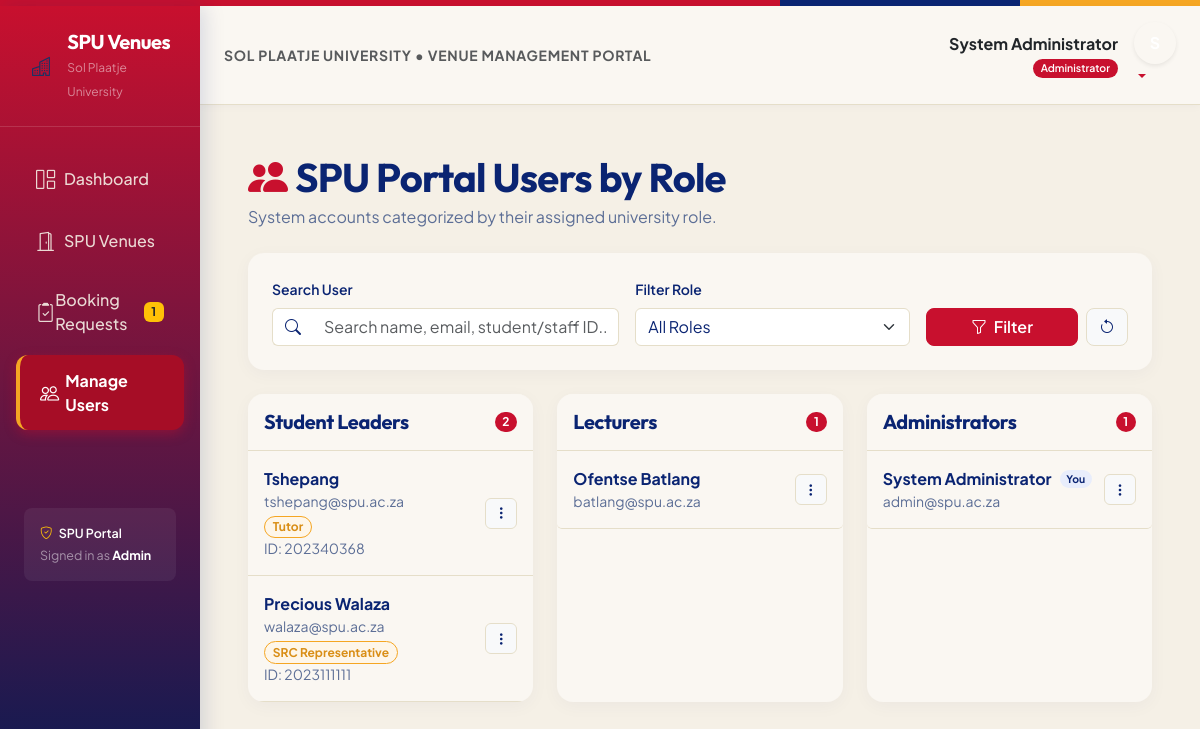
Screenshot of /dashboard/users/ (signed in) with the database file from the repository.
### users/models.py (models this page shows, shortened)
class User(AbstractBaseUser, PermissionsMixin):
    ROLE_CHOICES = (
        ('admin', 'Admin'),
        ('lecturer', 'Lecturer'),
        ('student_leader', 'Student Leader'),
    )
    LEADERSHIP_ROLE_CHOICES = (
        ('peer_mentor', 'Peer Mentor'),
        ('tutor', 'Tutor'),
        ('house_committee', 'House Committee'),
        ('sub_warden', 'Sub Warden'),
        ('wellness_warrior', 'Wellness Warrior'),
        ('society_leader', 'Society Leader'),
        ('src', 'SRC Representative'),
    )
    full_name = models.CharField(max_length=100)
    student_number = models.CharField(max_length=30, unique=True, null=True, blank=True)
    email = models.EmailField(unique=True, max_length=255)
    phone_number = models.CharField(max_length=30, blank=True)
    role = models.CharField(max_length=20, choices=ROLE_CHOICES, default='student_leader')
    leadership_role = models.CharField(max_length=30, choices=LEADERSHIP_ROLE_CHOICES, blank=True)
    reset_token = models.CharField(max_length=100, blank=True, null=True)
    created_at = models.DateTimeField(default=timezone.now)
    is_active = models.BooleanField(default=True)
    is_staff = models.BooleanField(default=False)
    objects = UserManager()
    USERNAME_FIELD = 'email'
    REQUIRED_FIELDS = ['full_name']
    class Meta:
        db_table = 'users'
        ordering = ['-created_at']

### dashboard_app/views.py (the view)
# urls.py: path('users/', views.dashboard_users, name='users'),
@login_required
def dashboard_users(request):
    if request.user.role != 'admin' and not request.user.is_superuser:
        return HttpResponseForbidden('Admin access required.')
    users = User.objects.all().order_by('-created_at')
    role_filter = request.GET.get('role', '')
    search = request.GET.get('search', '')
    if role_filter:
        users = users.filter(role=role_filter)
    if search:
        users = users.filter(
            Q(full_name__icontains=search) |
            Q(email__icontains=search) |
            Q(student_number__icontains=search)
        )
    context = {
        'users': users,
        'role_groups': (
            ('Student Leaders', users.filter(role='student_leader')),
            ('Lecturers', users.filter(role='lecturer')),
            ('Administrators', users.filter(role='admin')),
        ),
        'role_filter': role_filter,
        'search': search,
    }
    return render(request, 'dashboard/users.html', context)

### dashboard_app/context_processors.py (called while the page is built)
def booking_notifications(request):
    if request.user.is_authenticated and request.user.role == 'admin':
        return {'pending_booking_count': Booking.objects.filter(status='pending').count()}
    return {'pending_booking_count': 0}

### dashboard_app/templates/dashboard/users.html (shortened to what this page needs)
{% extends "base.html" %}
{% block content %}
<div class="d-flex justify-content-between align-items-center mb-4 flex-wrap gap-3">
    <div>
        <h1 class="fw-bold mb-1" style="color: var(--spu-navy);">
            <i class="bi bi-people-fill me-2" style="color: var(--spu-red);"></i>SPU Portal Users by Role
        </h1>
        <p class="text-muted mb-0" style="color: var(--spu-text-muted) !important;">System accounts categorized by their assigned university role.</p>
    </div>
</div>
<div class="card spu-card mb-4 border-0">
    <div class="card-body p-4">
        <form method="get" class="row g-3">
            <div class="col-md-5">
                <label class="form-label small fw-semibold" style="color: var(--spu-navy);">Search User</label>
                <div class="input-group">
                    <span class="input-group-text bg-white border-end-0" style="border-color: var(--spu-border); color: var(--spu-navy);"><i class="bi bi-search"></i></span>
                    <input class="form-control border-start-0" name="search" value="{{ search|default:'' }}" placeholder="Search name, email, student/staff ID...">
                </div>
            </div>
            <div class="col-md-4">
                <label class="form-label small fw-semibold" style="color: var(--spu-navy);">Filter Role</label>
                <select class="form-select" name="role" id="role-filter">
                    <option value="">All Roles</option>
                </select>
            </div>
            <div class="col-md-3 d-flex align-items-end gap-2">
                <button type="submit" class="btn btn-spu-primary rounded-3 w-100"><i class="bi bi-funnel me-1"></i> Filter</button>
                <a href="{% url 'dashboard:users' %}" class="btn btn-light border rounded-3" style="border-color: var(--spu-border) !important; color: var(--spu-navy);"><i class="bi bi-arrow-counterclockwise"></i></a>
            </div>
        </form>
    </div>
</div>
<div class="row g-4">
    {% for role_name, role_users in role_groups %}
    <div class="col-lg-4">
        <div class="card spu-card h-100 overflow-hidden border-0">
            <div class="p-3 border-bottom d-flex justify-content-between align-items-center" style="background: var(--spu-card-bg); border-color: var(--spu-border) !important;">
                <h5 class="mb-0 fw-bold" style="color: var(--spu-navy);">{{ role_name }}</h5>
                <span class="badge rounded-pill fw-bold" style="background: var(--spu-red); color: #FFFFFF;">{{ role_users.count }}</span>
            </div>
            <div class="list-group list-group-flush">
                {% for account in role_users %}
                <div class="list-group-item p-3 border-bottom d-flex justify-content-between align-items-center" style="background: transparent; border-color: var(--spu-border) !important;">
                    <div>
                        <div class="d-flex align-items-center gap-2">
                            <strong style="color: var(--spu-navy);">{{ account.full_name }}</strong>
                            {% if account.id == user.id %}
                            <span class="badge rounded-pill small" style="background: var(--spu-navy-subtle); color: var(--spu-navy); font-size:0.65rem;">You</span>
                            {% endif %}
                        </div>
                        <div class="text-muted small" style="color: var(--spu-text-muted) !important;">{{ account.email }}</div>
                        {% if account.leadership_role %}
                        <span class="badge rounded-pill small mt-1" style="background: var(--spu-orange-subtle); color: var(--spu-orange-hover); border: 1px solid var(--spu-orange);">
                            {{ account.get_leadership_role_display }}
                        </span>
                        {% endif %}
                        {% if account.student_number %}
                        <small class="text-muted d-block" style="color: var(--spu-text-muted) !important;">ID: {{ account.student_number }}</small>
                        {% endif %}
                    </div>
                    <div class="dropdown">
                        <button class="btn btn-sm btn-light border rounded-2" style="border-color: var(--spu-border) !important; color: var(--spu-navy);" type="button" data-bs-toggle="dropdown">
                            <i class="bi bi-three-dots-vertical"></i>
                        </button>
                    </div>
                </div>
                {% empty %}
                <div class="list-group-item text-muted text-center py-4" style="background: transparent;">No users in this role.</div>
                {% endfor %}
            </div>
        </div>
    </div>
    {% endfor %}
</div>
{% endblock %}

### templates/base.html (shortened to what this page needs)
{% load static %}
<!DOCTYPE html>
<html lang="en">
<head>
    <link href="https://cdn.jsdelivr.net/npm/bootstrap@5.3.2/dist/css/bootstrap.min.css" rel="stylesheet">
    <link href="https://cdn.jsdelivr.net/npm/bootstrap-icons@1.11.3/font/bootstrap-icons.css" rel="stylesheet">
</head>
<body>
    <div class="spu-brand-ribbon"></div>
    {% if user.is_authenticated %}
    <div class="container-fluid">
        <div class="row">
            <nav class="col-md-3 col-lg-2 d-md-block sidebar collapse show px-0 py-4">
                <div class="px-4 mb-4 brand-container pb-4">
                    <div class="d-flex align-items-center gap-2">
                        <div class="rounded-3 bg-warning text-primary d-flex align-items-center justify-content-center fw-bold" style="width: 38px; height: 38px; font-size: 1.2rem; background-color: var(--spu-gold) !important; color: var(--spu-blue) !important;">
                            <i class="bi bi-buildings"></i>
                        </div>
                        <div>
                            <h5 class="text-white mb-0 fw-bold" style="letter-spacing: -0.5px;">SPU Venues</h5>
                            <small class="text-white-50" style="font-size: 0.75rem;">Sol Plaatje University</small>
                        </div>
                    </div>
                </div>
                <ul class="nav flex-column px-3">
                    <li class="nav-item">
                        <a class="nav-link {% if request.resolver_match.url_name == 'home' %}active{% endif %}" href="{% url 'dashboard:home' %}">
                            <i class="bi bi-grid-1x2"></i> Dashboard
                        </a>
                    </li>
                    <li class="nav-item">
                        <a class="nav-link {% if 'resources' in request.resolver_match.url_name %}active{% endif %}" href="{% url 'dashboard:resources' %}">
                            <i class="bi bi-door-open"></i> SPU Venues
                        </a>
                    </li>
                    {% if user.role == 'admin' %}
                    <li class="nav-item">
                        <a class="nav-link {% if 'requests' in request.resolver_match.url_name %}active{% endif %}" href="{% url 'dashboard:booking_requests' %}">
                            <i class="bi bi-clipboard2-check"></i> Booking Requests
                            {% if pending_booking_count %}
                            <span class="badge bg-warning text-dark ms-auto fw-bold">{{ pending_booking_count }}</span>
                            {% endif %}
                        </a>
                    </li>
                    <li class="nav-item">
                        <a class="nav-link {% if 'users' in request.resolver_match.url_name %}active{% endif %}" href="{% url 'dashboard:users' %}">
                            <i class="bi bi-people"></i> Manage Users
                        </a>
                    </li>
                    {% endif %}
                </ul>
                <div class="px-4 mt-5 pt-4 text-white-50" style="font-size: 0.78rem;">
                    <div class="p-3 rounded-3" style="background: rgba(255,255,255,0.06);">
                        <div class="fw-semibold text-white mb-1"><i class="bi bi-shield-check me-1 text-warning"></i> SPU Portal</div>
                        <div>Signed in as <strong class="text-white">{{ user.get_role_display }}</strong></div>
                    </div>
                </div>
            </nav>
            <main class="col-md-9 ms-sm-auto col-lg-10 px-0">
                <nav class="navbar navbar-expand-lg top-navbar px-4 py-3">
                    <div class="container-fluid px-0">
                        <div class="d-flex align-items-center">
                            <span class="fw-bold text-muted small text-uppercase" style="letter-spacing: 0.05em;">
                                Sol Plaatje University &bull; Venue Management Portal
                            </span>
                        </div>
                        <div class="ms-auto d-flex align-items-center gap-3">
                            <div class="text-end d-none d-sm-block">
                                <div class="fw-bold text-dark">{{ user.full_name }}</div>
                                <div class="small">
                                    {% if user.role == 'admin' %}
                                        <span class="badge badge-role-admin rounded-pill px-2 py-1">Administrator</span>
                                    {% elif user.role == 'lecturer' %}
                                        <span class="badge badge-role-lecturer rounded-pill px-2 py-1">Lecturer</span>
                                    {% else %}
                                        <span class="badge badge-role-student rounded-pill px-2 py-1">Student Leader</span>
                                    {% endif %}
                                </div>
                            </div>
                            <div class="dropdown">
                                <a href="#" class="d-block text-decoration-none dropdown-toggle" data-bs-toggle="dropdown" aria-expanded="false">
                                    <div class="rounded-circle text-white d-flex align-items-center justify-content-center fw-bold shadow-sm" style="width:42px; height:42px; background: var(--spu-blue); border: 2px solid var(--spu-gold);">
                                    </div>
                                </a>
                            </div>
                        </div>
                    </div>
                </nav>
                <div class="p-4 p-md-5">
                    {% block content %}{% endblock %}
                </div>
            </main>
        </div>
    </div>
    {% else %}
        {% block auth_content %}{% endblock %}
    {% endif %}
</body>
</html>

### templates/base.html (style rules this page uses)
:root { --spu-red: #C8102E; --spu-red-hover: #A60D26; --spu-red-light: #E02444; --spu-red-subtle: #FDE8EC; --spu-navy: #0A2472; --spu-navy-dark: #071B54; --spu-navy-light: #183C9E; --spu-navy-subtle: #E8EDFB; --spu-orange: #F5A623; --spu-orange-hover: #D98E16; --spu-orange-subtle: #FEF6E9; --spu-bg: #F5F0E6; --spu-card-bg: #FAF7F2; --spu-surface: #FFFFFF; --spu-border: #E5DEC9; --spu-text-main: #0A2472; --spu-text-body: #1E3163; --spu-text-muted: #5C6E96; }
body { font-family: 'Plus Jakarta Sans', sans-serif; background-color: var(--spu-bg); color: var(--spu-text-body); min-height: 100vh; }
h1, h2, h3, h4, h5, h6, .navbar-brand, .font-heading { font-family: 'Outfit', sans-serif; color: var(--spu-navy); letter-spacing: -0.02em; }
.spu-brand-ribbon { height: 6px; background: linear-gradient(90deg, var(--spu-red) 0%, var(--spu-red) 65%, var(--spu-navy) 65%, var(--spu-navy) 85%, var(--spu-orange) 85%, var(--spu-orange) 100%); width: 100%; }
.sidebar { min-height: 100vh; background: linear-gradient(180deg, var(--spu-red) 0%, var(--spu-navy-dark) 100%); box-shadow: 4px 0 20px rgba(10, 36, 114, 0.15); z-index: 100; }
.sidebar .brand-container { border-bottom: 1px solid rgba(245, 240, 230, 0.15); }
.sidebar .nav-link { color: rgba(245, 240, 230, 0.9); padding: 0.85rem 1.25rem; border-radius: 0.75rem; margin-bottom: 0.35rem; font-weight: 500; display: flex; align-items: center; transition: all 0.2s ease; }
.sidebar .nav-link.active { color: #FFFFFF; background: var(--spu-red-hover); font-weight: 700; box-shadow: 0 4px 12px rgba(200, 16, 46, 0.4); border-left: 4px solid var(--spu-orange); }
.sidebar .nav-link i { font-size: 1.2rem; width: 1.75rem; }
.btn-spu-primary { background-color: var(--spu-red); color: #FFFFFF; border: 1px solid var(--spu-red); font-weight: 600; transition: all 0.2s ease; }
.badge-role-admin { background-color: var(--spu-red); color: #FFFFFF; font-weight: 600; }
.spu-card { background: var(--spu-card-bg); border: 1px solid var(--spu-border); border-radius: 1rem; box-shadow: 0 4px 18px rgba(10, 36, 114, 0.04); transition: transform 0.2s ease, box-shadow 0.2s ease; }
.top-navbar { background: var(--spu-card-bg); border-bottom: 1px solid var(--spu-border); box-shadow: 0 2px 8px rgba(10, 36, 114, 0.03); }
.form-control, .form-select { border: 1.5px solid var(--spu-border); background-color: #FFFFFF; color: var(--spu-navy); }
a { color: var(--spu-red); transition: color 0.2s ease; }

### rows the page displays
User: role "Admin", full_name "System Administrator", shows "You", email "admin@spu.ac.za"
User: full_name "Tshepang", email "tshepang@spu.ac.za", leadership_role "Tutor", student_number "202340368"
User: full_name "Precious Walaza", email "walaza@spu.ac.za", leadership_role "SRC Representative", student_number "2023111111"
User: full_name "Ofentse Batlang", email "batlang@spu.ac.za"

### other values shown
{{ pending_booking_count }} "1"
{{ role_name }} "Student Leaders" "Lecturers" "Administrators"
{{ role_users.count }} "2" "1" "1"
